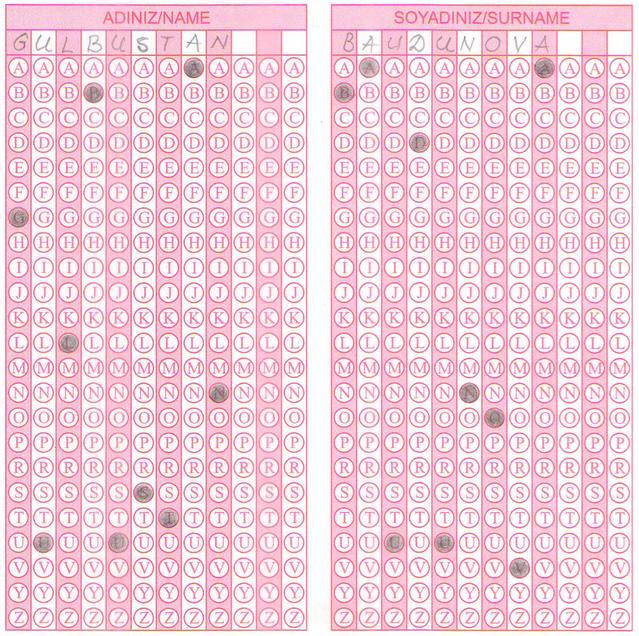
%> input picture testName.jpg, 639 x 636 px
$ octave findLetters2.m   (GNU Octave 9; MATLAB toolbox functions it lacks are replaced by stand-ins)
%> lines starting %> are read from the running program, lines starting %| are printed output that depends on the picture
### createLetterObjects.m
function[out] = createLetterObjects()
letters = linspace('A', 'Z', 26);
letters(17) = [];
letters(22) = [];
letters(22) = [];

startPointY = 110;

for i = 1:23
    letterObjs(i) = LetterClass;
    letterObjs(i).letter = char(letters(i));
    letterObjs(i).startPointY = startPointY;
    startPointY = startPointY+40;
    letterObjs(i).endPointY = startPointY;
    startPointY = startPointY+10;
end

out = letterObjs;

### findLetters2.m
%Read input image and the template
I = rgb2gray(imread('testName.jpg'));
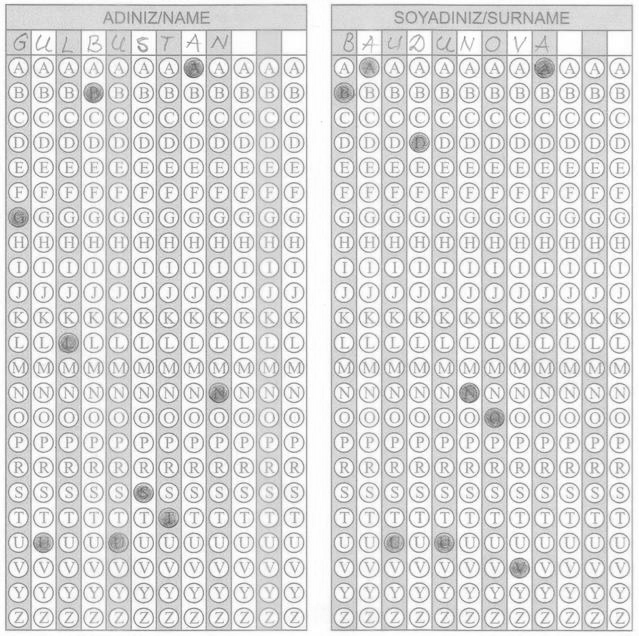
%> I: size 636x639 uint8; min 86, max 255, mean 217.8
temp = rgb2gray(imread('marked.jpg'));
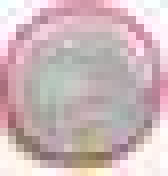
%> input picture marked.jpg, 21 x 22 px (shown 8 times larger)
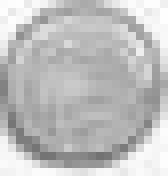
%> temp: size 22x21 uint8 (shown 8 times larger); min 114, max 254, mean 190.5
%> the run ends on the next line

letterObjs = createLetterObjects();
